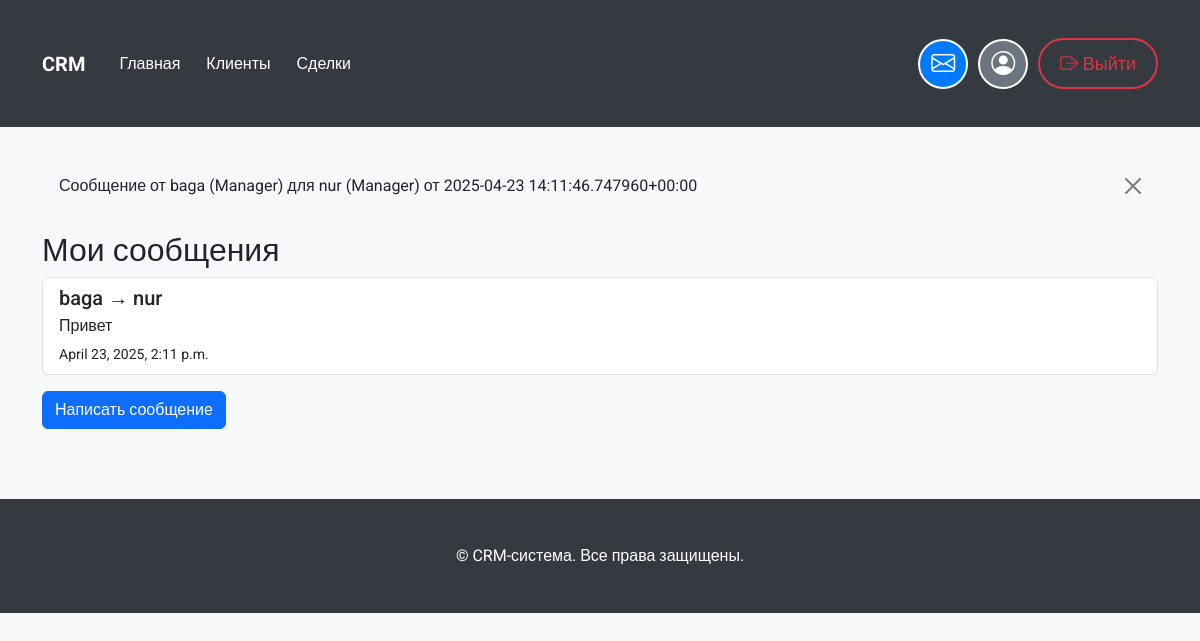
The page /messages/ (signed in) on the database its author committed.
### crm/models.py (models this page shows, shortened)
class Message(models.Model):
    sender = models.ForeignKey(
        settings.AUTH_USER_MODEL,
        on_delete=models.CASCADE,
        related_name="sent_messages",
        verbose_name="Отправитель"
    )
    receiver = models.ForeignKey(
        settings.AUTH_USER_MODEL,
        on_delete=models.CASCADE,
        related_name="received_messages",
        verbose_name="Получатель"
    )
    content = models.TextField(verbose_name="Сообщение")
    created_at = models.DateTimeField(auto_now_add=True, verbose_name="Дата отправки")
    class Meta:
        verbose_name = "Сообщение"
        verbose_name_plural = "Сообщения"
        ordering = ['-created_at']
    sender = models.ForeignKey(
        settings.AUTH_USER_MODEL,
        on_delete=models.CASCADE,
        related_name="sent_messages",
        verbose_name="Отправитель"
    )
    receiver = models.ForeignKey(
        settings.AUTH_USER_MODEL,
        on_delete=models.CASCADE,
        related_name="received_messages",
        verbose_name="Получатель"
    )
    content = models.TextField(verbose_name="Сообщение")
    created_at = models.DateTimeField(auto_now_add=True, verbose_name="Дата отправки")
    class Meta:
        verbose_name = "Сообщение"
        verbose_name_plural = "Сообщения"
        ordering = ['-created_at']
    def __str__(self):
        return f"Сообщение от {self.sender} для {self.receiver} от {self.created_at}"

class CustomUser(AbstractUser):
    USER_TYPE_CHOICES = [
        ('admin', _('Administrator')),
        ('manager', _('Manager')),
    ]
    user_type = models.CharField(
        max_length=10,
        choices=USER_TYPE_CHOICES,
        default='manager',
        verbose_name=_('User Type')
    )
    groups = models.ManyToManyField(
        Group,
        verbose_name=_('groups'),
        blank=True,
        help_text=_('The groups this user belongs to.'),
        related_name='custom_user_groups',
        related_query_name='custom_user',
    )
    user_permissions = models.ManyToManyField(
        Permission,
        verbose_name=_('user permissions'),
        blank=True,
        help_text=_('Specific permissions for this user.'),
        related_name='custom_user_permissions',
        related_query_name='custom_user',
    )
    class Meta:
        verbose_name = _('User')
        verbose_name_plural = _('Users')
        ordering = ['-date_joined']
    def __str__(self):
        return f"{self.username} ({self.get_user_type_display()})"

### crm/views.py (the view)
# urls.py: path('messages/', views.message_list, name='message_list'),
@login_required
def message_list(request):
    user_messages = Message.objects.filter(Q(sender=request.user) | Q(receiver=request.user)).order_by('-created_at')
    return render(request, 'crm/message_list.html', {'messages': user_messages})

### crm/templates/crm/message_list.html
{% extends 'base.html' %}
{% block content %}
    <h2>Мои сообщения</h2>
    {% if messages %}
        <div class="list-group">
            {% for message in messages %}
                <a href="#" class="list-group-item list-group-item-action">
                    <h5 class="mb-1">{{ message.sender.username }} → {{ message.receiver.username }}</h5>
                    <p class="mb-1">{{ message.content }}</p>
                    <small>{{ message.created_at }}</small>
                </a>
            {% endfor %}
        </div>
    {% else %}
        <p>У вас нет сообщений.</p>
    {% endif %}
    <a href="{% url 'create_message' %}" class="btn btn-primary mt-3">Написать сообщение</a>
{% endblock %}

### templates/base.html (shortened to what this page needs)
<!DOCTYPE html>
<html lang="ru">
<head>
    <link href="https://cdn.jsdelivr.net/npm/bootstrap@5.3.3/dist/css/bootstrap.min.css" rel="stylesheet">
</head>
<body>
    <nav class="navbar navbar-expand-lg navbar-dark">
        <div class="container">
            <a class="navbar-brand" href="{% url 'home' %}" style="font-weight: bold;">CRM</a>
            <div class="collapse navbar-collapse" id="navbarNav">
                <ul class="navbar-nav me-auto">
                    <li class="nav-item"><a class="nav-link" href="{% url 'home' %}">Главная</a></li>
                    <li class="nav-item"><a class="nav-link" href="{% url 'client_list' %}">Клиенты</a></li>
                    <li class="nav-item"><a class="nav-link" href="{% url 'deal_list' %}">Сделки</a></li>
                </ul>
                <ul class="navbar-nav d-flex align-items-center">
                    {% if user.is_authenticated %}
                        <li class="nav-item mail-btn">
                            <a href="{% url 'message_list' %}" class="nav-link">
                                <i class="bi bi-envelope"></i>
                            </a>
                        </li>
                        <li class="nav-item profile-btn">
                            <a href="{% url 'profile' %}" class="nav-link">
                                <i class="bi bi-person-circle"></i>
                            </a>
                        </li>
                        <li class="nav-item">
                            <form method="post" action="{% url 'logout' %}">
                                <button type="submit" class="btn logout-btn">
                                    <i class="bi bi-box-arrow-right"></i> Выйти
                                </button>
                            </form>
                        </li>
                    {% endif %}
                </ul>
            </div>
        </div>
    </nav>
    <div class="container">
        {% if messages %}
            {% for message in messages %}
                <div class="alert alert-{{ message.tags }} alert-dismissible fade show" role="alert">
                    {{ message }}
                    <button type="button" class="btn-close" data-bs-dismiss="alert" aria-label="Закрыть"></button>
                </div>
            {% endfor %}
        {% endif %}
        {% block content %}{% endblock %}
    </div>
    <footer>
        <div class="container">
            &copy; {{ now.year }} CRM-система. Все права защищены.
        </div>
    </footer>
    <link href="https://cdn.jsdelivr.net/npm/bootstrap-icons/font/bootstrap-icons.css" rel="stylesheet">
</body>
</html>

### templates/base.html (style rules this page uses)
body { font-family: 'Roboto', sans-serif; background-color: #f8f9fa; }
.navbar { background-color: #343a40; }
.navbar-brand, .nav-link { color: #ffffff !important; }
.navbar-nav .nav-item { display: flex; align-items: center; margin-left: 10px; }
footer { background-color: #343a40; color: white; padding: 15px 0; text-align: center; margin-top: 40px; }
.container { padding-top: 30px; padding-bottom: 30px; }
.alert-dismissible .btn-close { color: white; }
.profile-btn, .mail-btn { width: 50px; height: 50px; border-radius: 50%; display: flex; align-items: center; justify-content: center; font-size: 24px; border: 2px solid #ffffff; transition: all 0.3s ease; }
.mail-btn { background-color: #007bff; color: white; }
.profile-btn { background-color: #6c757d; }
.logout-btn { font-size: 18px; padding: 10px 20px; border-radius: 30px; background-color: transparent; color: #dc3545; border: 2px solid #dc3545; transition: all 0.3s ease; }

### rows shown on the page
Message: sender+receiver+created_at "Сообщение от baga (Manager) для nur (Manager) от 2025-04-23 14:11:46.747960+00:00", sender.username "baga", receiver.username "nur", content "Привет", created_at "April 23, 2025, 2:11 p.m."
